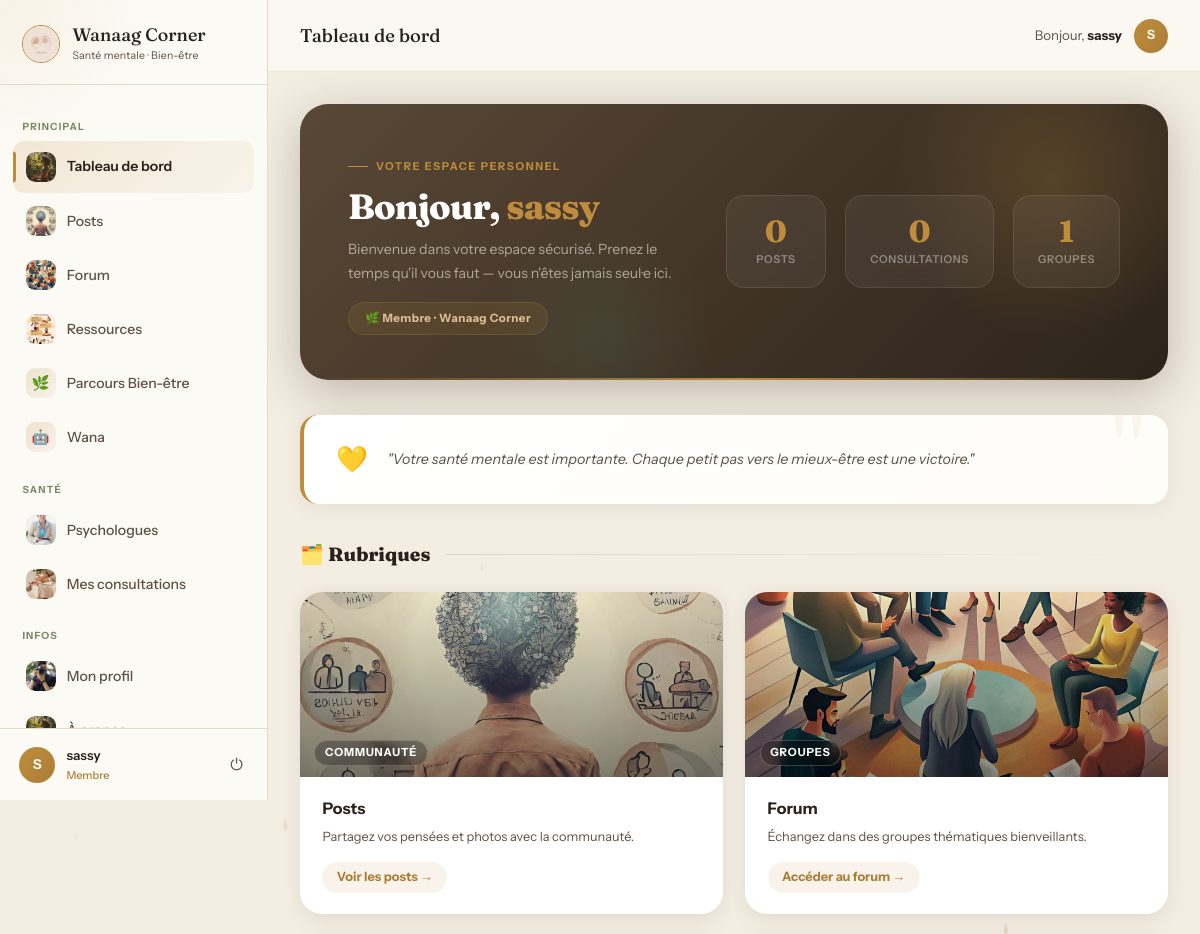
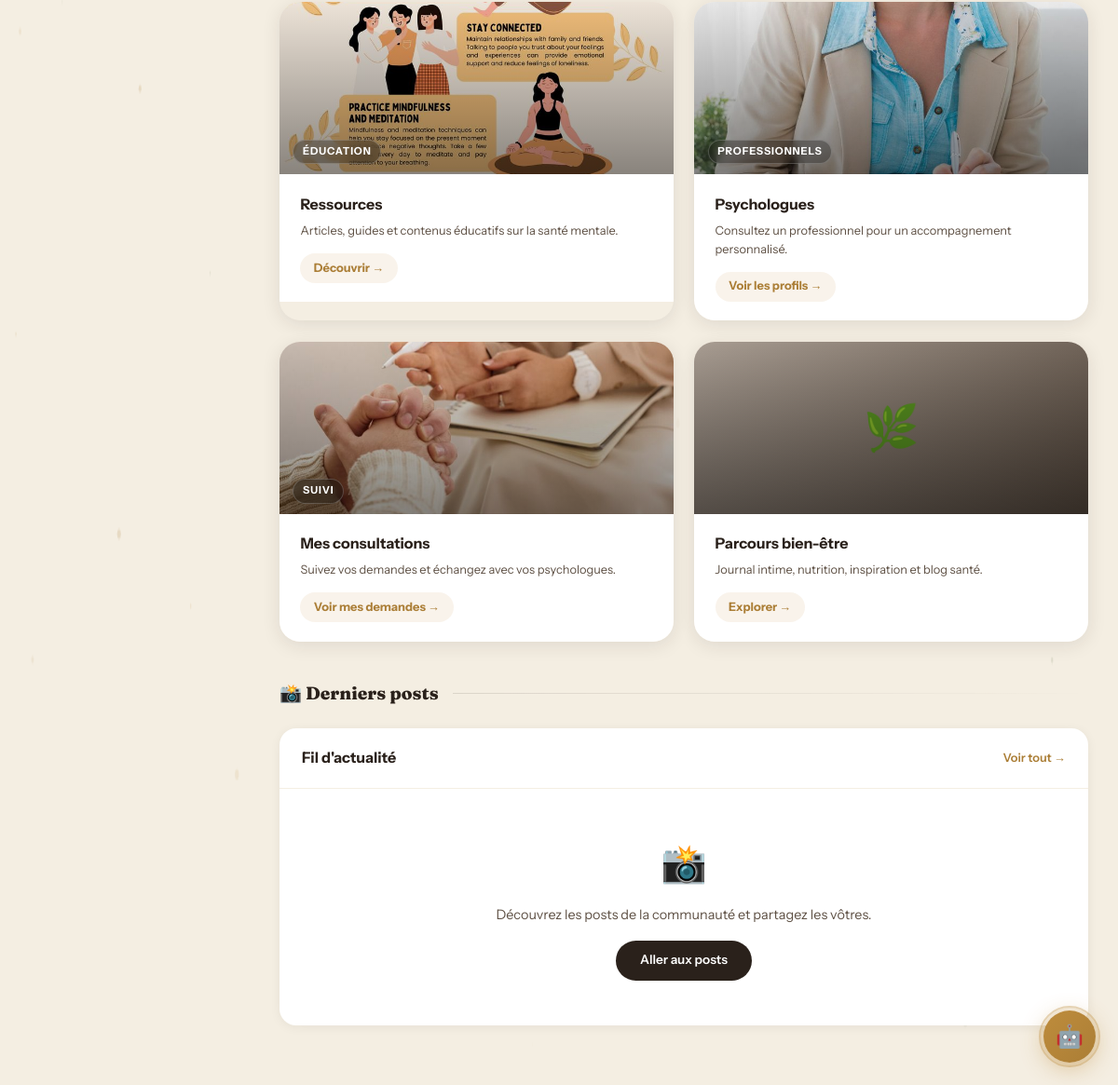
Screenshot of /dashboard/ (signed in) with the database file from the repository (2 pictures, top to bottom).
### application/models.py (models this page shows, shortened)
class CustomUser(AbstractUser):
    pseudonyme = models.CharField(max_length=50, unique=True)
    email = models.EmailField(unique=True)
    photo = models.ImageField(upload_to='profiles/', blank=True, null=True, verbose_name="Photo de profil")
    bio = models.TextField(blank=True, max_length=300, verbose_name="Bio")
    USERNAME_FIELD = 'email'
    REQUIRED_FIELDS = ['username', 'pseudonyme']
    class Meta:
        verbose_name = 'Utilisateur'
        verbose_name_plural = 'Utilisateurs'

### application/views.py (the view)
# urls.py: path('dashboard/', views.dashboard, name='dashboard'),
@login_required
def dashboard(request):
    return render(request, 'application/dashboard.html')

### application/templates/application/dashboard.html (shortened to what this page needs)
{% extends 'application/base.html' %}
{% load static %}
{% block page_title %}Tableau de bord{% endblock %}
{% block content %}
<div class="dash-hero">
    <div class="hero-accent-line"></div>
    <div class="dash-hero-text">
        {% if user.psychologue_profile %}
        <div class="dash-hero-eyebrow">Espace Professionnel</div>
        <div class="dash-hero-title">Bienvenue, Dr. <span>{{ user.pseudonyme }}</span></div>
        <div class="dash-hero-subtitle">
            Votre expertise fait la différence. Accompagnez vos patients avec bienveillance
            et guidez-les vers le bien-être qu'ils méritent.
        </div>
        <div class="dash-hero-badge">🩺 Psychologue certifié · Wanaag Corner</div>
        {% else %}
        <div class="dash-hero-eyebrow">Votre espace personnel</div>
        <div class="dash-hero-title">Bonjour, <span>{{ user.pseudonyme }}</span></div>
        <div class="dash-hero-subtitle">
            Bienvenue dans votre espace sécurisé. Prenez le temps qu'il vous faut —
            vous n'êtes jamais seul·e ici.
        </div>
        <div class="dash-hero-badge">🌿 Membre · Wanaag Corner</div>
        {% endif %}
    </div>
    <div class="dash-hero-visual">
        <div class="dash-stat-pill">
            <div class="num">{{ user.posts.count }}</div>
            <div class="lbl">Posts</div>
        </div>
        {% if not user.psychologue_profile %}
        <div class="dash-stat-pill">
            <div class="num">{{ user.consultation_requests.count }}</div>
            <div class="lbl">Consultations</div>
        </div>
        {% endif %}
        <div class="dash-stat-pill">
            <div class="num">{{ user.joined_groups.count }}</div>
            <div class="lbl">Groupes</div>
        </div>
    </div>
</div>
<div class="dash-quote">
    <div class="dash-quote-icon">💛</div>
    <div class="dash-quote-text">
        "Votre santé mentale est importante. Chaque petit pas vers le mieux-être est une victoire."
    </div>
</div>
<div class="sec-title">🗂️ Rubriques</div>
<div class="modules-grid">
    <a href="{% url 'posts_feed' %}" class="module-card">
        <div class="module-bg">
            <img src="{% static 'images/posts.jpg' %}" alt="Posts">
            <span class="module-bg-label">Communauté</span>
        </div>
        <div class="module-body">
            <div class="module-title">Posts</div>
            <div class="module-desc">Partagez vos pensées et photos avec la communauté.</div>
            <div class="module-cta">Voir les posts →</div>
        </div>
    </a>
    <a href="{% url 'forum_home' %}" class="module-card">
        <div class="module-bg">
            <img src="{% static 'images/forum.jpg' %}" alt="Forum">
            <span class="module-bg-label">Groupes</span>
        </div>
        <div class="module-body">
            <div class="module-title">Forum</div>
            <div class="module-desc">Échangez dans des groupes thématiques bienveillants.</div>
            <div class="module-cta">Accéder au forum →</div>
        </div>
    </a>
    <a href="{% url 'ressources_home' %}" class="module-card">
        <div class="module-bg">
            <img src="{% static 'images/ressources.jpg' %}" alt="Ressources">
            <span class="module-bg-label">Éducation</span>
        </div>
        <div class="module-body">
            <div class="module-title">Ressources</div>
            <div class="module-desc">Articles, guides et contenus éducatifs sur la santé mentale.</div>
            <div class="module-cta">Découvrir →</div>
        </div>
    </a>
    {% if not user.psychologue_profile %}
    <a href="{% url 'psychologues_list' %}" class="module-card">
        <div class="module-bg">
            <img src="{% static 'images/psychologue.jpg' %}" alt="Psychologues">
            <span class="module-bg-label">Professionnels</span>
        </div>
        <div class="module-body">
            <div class="module-title">Psychologues</div>
            <div class="module-desc">Consultez un professionnel pour un accompagnement personnalisé.</div>
            <div class="module-cta">Voir les profils →</div>
        </div>
    </a>
    <a href="{% url 'mes_consultations' %}" class="module-card">
        <div class="module-bg">
            <img src="{% static 'images/consultation.jpg' %}" alt="Consultations">
            <span class="module-bg-label">Suivi</span>
        </div>
        <div class="module-body">
            <div class="module-title">Mes consultations</div>
            <div class="module-desc">Suivez vos demandes et échangez avec vos psychologues.</div>
            <div class="module-cta">Voir mes demandes →</div>
        </div>
    </a>
    {% endif %}
    <a href="{% url 'parcours_home' %}" class="module-card">
        <div class="module-bg bg-parcours" style="display:flex;align-items:center;justify-content:center;font-size:3rem;">🌿</div>
        <div class="module-body">
            <div class="module-title">Parcours bien-être</div>
            <div class="module-desc">Journal intime, nutrition, inspiration et blog santé.</div>
            <div class="module-cta">Explorer →</div>
        </div>
    </a>
</div>
<div class="sec-title">📸 Derniers posts</div>
<div class="recent-posts">
    <div class="recent-posts-header">
        <span class="recent-posts-title">Fil d'actualité</span>
        <a href="{% url 'posts_feed' %}" class="see-all">Voir tout →</a>
    </div>
    <div class="empty-state">
        <div class="empty-icon">📸</div>
        <p>Découvrez les posts de la communauté et partagez les vôtres.</p>
        <a href="{% url 'posts_feed' %}" style="display:inline-block;margin-top:1rem;padding:.65rem 1.6rem;background:var(--brown-dark);color:white;border-radius:50px;font-size:.85rem;font-weight:600;text-decoration:none;">Aller aux posts</a>
    </div>
</div>
{% endblock %}

### application/templates/application/base.html (shortened to what this page needs)
{% load static %}
<!DOCTYPE html>
<html lang="fr">
<head>
</head>
<body>
{% if user.is_authenticated %}
<aside class="sidebar" id="sidebar">
    <div class="sidebar-header">
        <img src="{% static 'images/logo.jpg' %}" alt="Logo" class="sidebar-logo-img">
        <div>
            <div class="sidebar-brand-name">Wanaag Corner</div>
            <div class="sidebar-brand-sub">Santé mentale · Bien-être</div>
        </div>
    </div>
    <nav class="sidebar-nav">
        <div class="nav-label">Principal</div>
        <a href="{% url 'dashboard' %}" class="nav-item {% if request.resolver_match.url_name == 'dashboard' %}active{% endif %}">
            <span class="nav-icon"><img src="{% static 'images/espace-bien-etre.jpg' %}" alt=""></span> Tableau de bord
        </a>
        <a href="{% url 'posts_feed' %}" class="nav-item {% if request.resolver_match.url_name == 'posts_feed' %}active{% endif %}">
            <span class="nav-icon"><img src="{% static 'images/posts.jpg' %}" alt=""></span> Posts
        </a>
        <a href="{% url 'forum_home' %}" class="nav-item {% if 'forum' in request.resolver_match.url_name %}active{% endif %}">
            <span class="nav-icon"><img src="{% static 'images/forum.jpg' %}" alt=""></span> Forum
        </a>
        <a href="{% url 'ressources_home' %}" class="nav-item {% if 'ressource' in request.resolver_match.url_name %}active{% endif %}">
            <span class="nav-icon"><img src="{% static 'images/ressources.jpg' %}" alt=""></span> Ressources
        </a>
        <a href="{% url 'parcours_home' %}" class="nav-item {% if 'parcours' in request.resolver_match.url_name %}active{% endif %}">
            <span class="nav-icon" style="background:linear-gradient(135deg,rgba(190,140,60,.22),rgba(190,140,60,.06));border-radius:9px;display:flex;align-items:center;justify-content:center;font-size:.9rem;">🌿</span> Parcours Bien-être
        </a>
        <a href="{% url 'chatbot' %}" class="nav-item {% if request.resolver_match.url_name == 'chatbot' %}active{% endif %}" style="position:relative;">
            <span class="nav-icon" style="background:linear-gradient(135deg,rgba(190,140,60,.22),rgba(190,140,60,.06));border-radius:9px;display:flex;align-items:center;justify-content:center;font-size:.9rem;">🤖</span>
            Wana
        </a>
        {% if not user.psychologue_profile %}
        <div class="nav-label">Santé</div>
        <a href="{% url 'psychologues_list' %}" class="nav-item {% if request.resolver_match.url_name == 'psychologues_list' %}active{% endif %}">
            <span class="nav-icon"><img src="{% static 'images/psychologue.jpg' %}" alt=""></span> Psychologues
        </a>
        <a href="{% url 'mes_consultations' %}" class="nav-item {% if 'consultation' in request.resolver_match.url_name %}active{% endif %}">
            <span class="nav-icon"><img src="{% static 'images/consultation.jpg' %}" alt=""></span> Mes consultations
        </a>
        {% endif %}
        <div class="nav-label">Infos</div>
        <a href="{% url 'profile' %}" class="nav-item {% if request.resolver_match.url_name == 'profile' %}active{% endif %}">
            <span class="nav-icon">
                {% if user.photo %}<img src="{{ user.photo.url }}" alt="" style="width:100%;height:100%;object-fit:cover;border-radius:9px;">
                {% else %}<img src="{% static 'images/photo-de-profil.jpg' %}" alt="">{% endif %}
            </span> Mon profil
        </a>
        <a href="{% url 'about' %}" class="nav-item {% if request.resolver_match.url_name == 'about' %}active{% endif %}">
            <span class="nav-icon"><img src="{% static 'images/espace-bien-etre.jpg' %}" alt=""></span> À propos
        </a>
    </nav>
    <div class="sidebar-user">
        <div class="avatar-sidebar">{{ user.pseudonyme|first|upper }}</div>
        <div class="sidebar-user-info">
            <div class="sidebar-user-name">{{ user.pseudonyme }}</div>
            <div class="sidebar-user-role">{% if user.psychologue_profile %}🩺 Psychologue{% else %}Membre{% endif %}</div>
        </div>
        <form method="post" action="{% url 'logout' %}" style="margin:0;">
            <button type="submit" class="logout-btn" title="Déconnexion">⏻</button>
        </form>
    </div>
</aside>
<div class="app-main">
    <header class="app-topbar">
        <div class="topbar-left">
            <span class="topbar-title">{% block page_title %}Wanaag Corner{% endblock %}</span>
        </div>
        <div class="topbar-right">
            <span class="topbar-greeting">Bonjour, <strong>{{ user.pseudonyme }}</strong></span>
            <div class="avatar-topbar">{{ user.pseudonyme|first|upper }}</div>
        </div>
    </header>
    <div class="app-content">
{% endif %}
{% block content %}{% endblock %}
{% if user.is_authenticated %}
    </div>
</div>
{% endif %}
{% if user.is_authenticated %}
{% url 'chatbot_send' as chatbot_send_url %}
{% url 'chatbot' as chatbot_url %}
<div id="chatWidget">
    <button class="wgt-bubble" id="wgtBubble" onclick="wgtToggle()" title="Parler à Wana">
        <span id="wgtIconOpen">🤖</span>
        <span class="wgt-pulse-ring"></span>
    </button>
</div>
{% endif %}
</body>
</html>

### rows the page displays
CustomUser: pseudonyme|first "S", pseudonyme "sassy", posts.count "0", consultation_requests.count "0", joined_groups.count "1"
